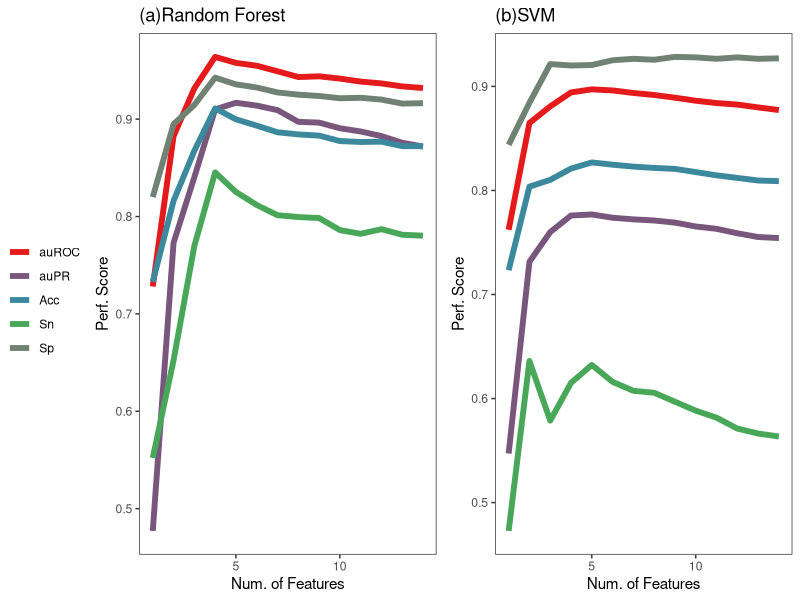

Generate this figure with R:
#########################################################
# For writing to R window comment out the following line
# in each graph
# theme_bw(base_size = 36, base_family = "") +
#########################################################

library("ggplot2")
# library("XLConnect")
library("reshape2")
library(RColorBrewer)
library(ggpubr)

###### Accuracy/MCC etc. vs. choice of nFeatures  ############

# type = "Balanced_";
# 
# # Use the appropriate data file here:
# xlsFile  = paste0("PerfSearch_RF_", type, "SvmRFE2_comb.xlsx");
# workBook = loadWorkbook(xlsFile);
# 
# for (xlsSheet in c("Tenfold_Coarse", "Tenfold_MidGrain", "Tenfold_Avg")) {

  mycolors <- colorRampPalette(brewer.pal(9, "Set1"))(14)  
  # data = readWorksheet(workBook, xlsSheet);
  
  data_rf = read.csv("outputs/results_randomForest.csv")
  data_rf = data_rf[, c("nF", "AUCROC", "AUCPR", "Accuracy", "Sensitivity", "Specificity")];
  colnames(data_rf) = c("nF", "auROC", "auPR", "Acc", "Sn", "Sp");
  df_rf <- melt(data_rf,  id.vars = "nF", variable.name = 'Metric');
  
  nFeatureTuning_rf = ggplot(df_rf,aes(x=nF,y=value)) +
    theme_bw() +
    theme(panel.grid.major = element_blank(), panel.grid.minor = element_blank()) +
    theme(legend.title = element_blank()) +
    theme(legend.position = "top") +
    geom_line(aes(colour=Metric),size =2) +
    labs(title = "(a)Random Forest",x = "Num. of Features", y = "Perf. Score")+ 
    scale_colour_manual(values = mycolors);
  
  # ------------------------------- SVM ----------------------------------------
  data_svm = read.csv("outputs/results_svm.csv")
  data_svm = data_svm[, c("nF", "AUCROC", "AUCPR", "Accuracy", "Sensitivity", "Specificity")];
  colnames(data_svm) = c("nF", "auROC", "auPR", "Acc", "Sn", "Sp");
  df_svm <- melt(data_svm,  id.vars = "nF", variable.name = 'Metric');
  
  nFeatureTuning_svm = ggplot(df_svm,aes(x=nF,y=value)) +
    theme_bw() +
    theme(panel.grid.major = element_blank(), panel.grid.minor = element_blank()) +
    theme(legend.title = element_blank()) +
    theme(legend.position = "top") +
    geom_line(aes(colour=Metric),size =2) +
    labs(title = "(b)SVM",x = "Num. of Features", y = "Perf. Score")+ 
    scale_colour_manual(values = mycolors);
  
  
  
  feature_figure <- ggarrange(nFeatureTuning_rf,nFeatureTuning_svm,ncol = 2,
                              common.legend = T,legend = "left")
  
  tiff(filename = "outputs/tiff/Figure_5.tiff",res = 300,width=3000,height=1200);
  # print(nFeatureTuning + scale_colour_grey(start = 0, end = 0.8));
  print(feature_figure)
  
  dev.off()
# }